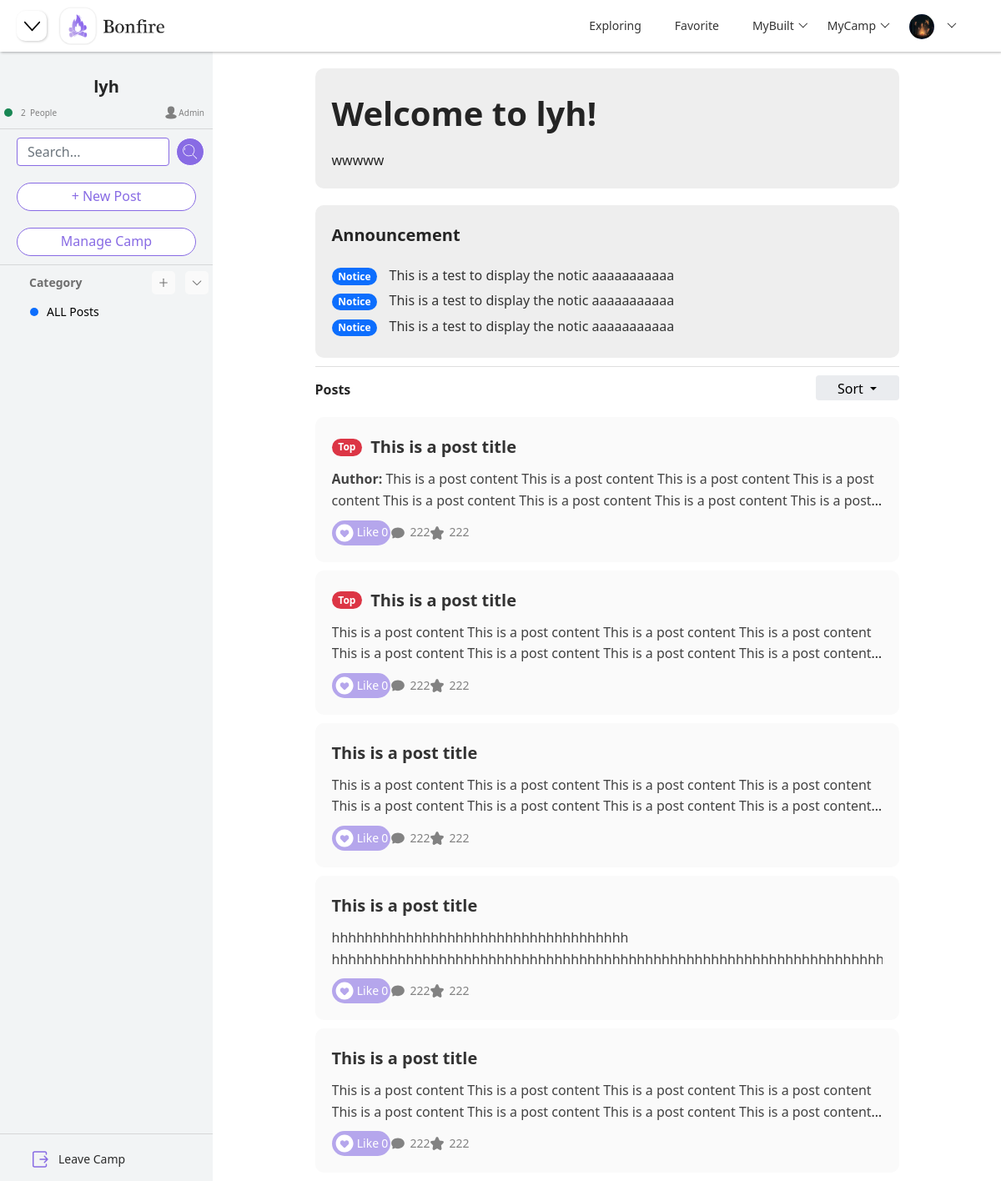
The app's page /camp/2 (signed in), older data.
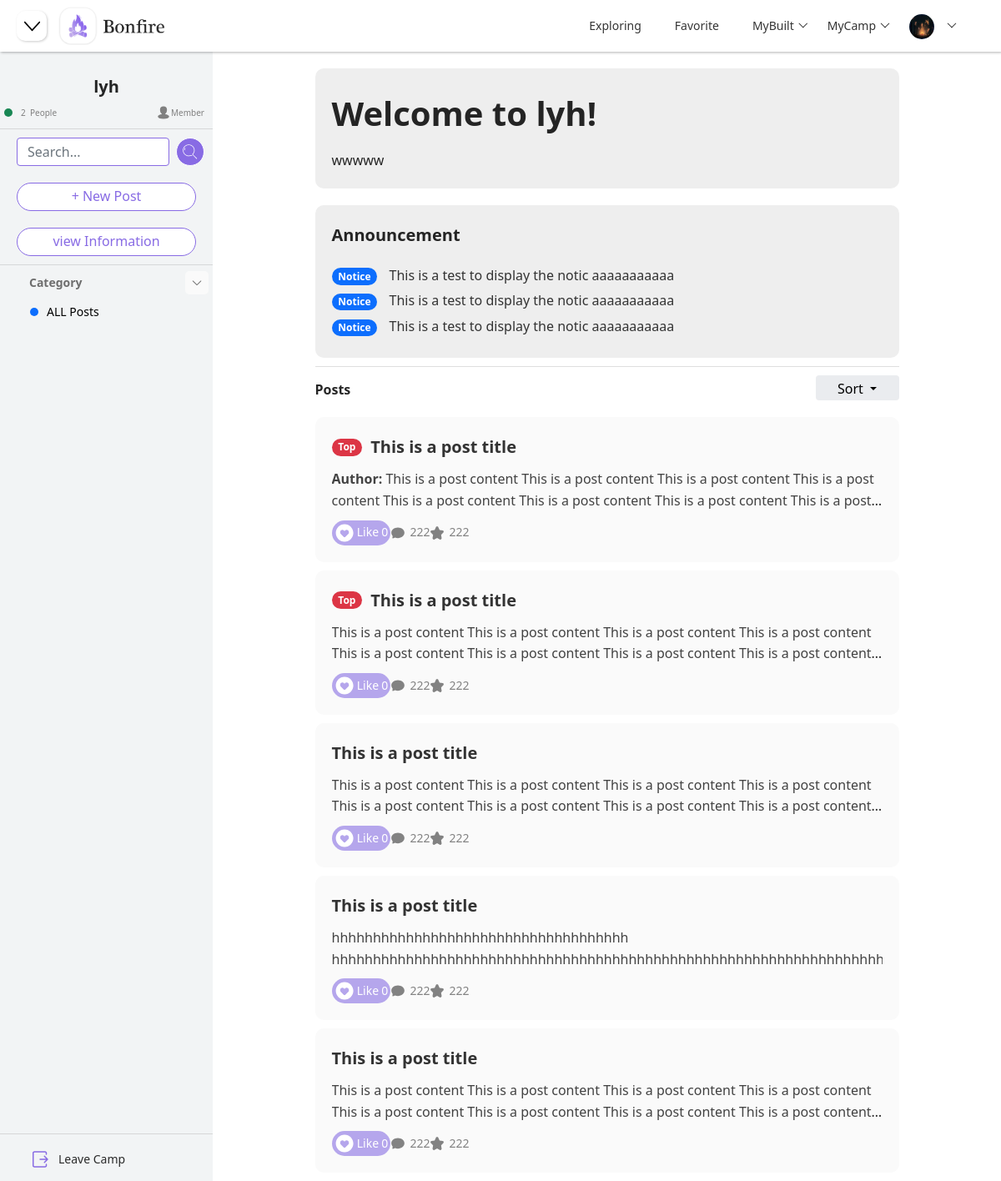
The same page, newer data.
### models.py (models this page shows)
class CampUserModel(db.Model):
    __tablename__ = "camp_user"
    id = db.Column(db.Integer, primary_key=True, autoincrement=True)
    join_time = db.Column(db.DateTime, default=datetime.now)
    identity = db.Column(db.String(100), nullable=False, unique=False)
    user_id = db.Column(db.Integer, db.ForeignKey("user.id"))
    camp_id = db.Column(db.Integer, db.ForeignKey("camp.id"))
    user = db.relationship("UserModel", backref="camps")
    camp = db.relationship("CampModel", backref="users")

### blueprints/camp.py (the view)
class Camp(Resource):
    def get(self, camp_id):
        session["camp_id"] = camp_id
        camp = CampModel.query.filter_by(id=camp_id).first()
        camp_user = CampUserModel.query.filter_by(camp_id=camp_id).all()
        users_num = len(camp_user)
        camp_dict = {"camp_id": camp.id, "camp_name": camp.name, "camp_description": camp.description,
                     "camp_background": camp.background, "users_num": users_num}
        user_id = session.get("user_id")
        if user_id:
            camp_user = CampUserModel.query.filter_by(user_id=user_id, camp_id=camp_id).first()
            if camp_user:
                identity = camp_user.identity
            else:
                identity = "visitor"
        else:
            identity = "visitor"
        categories = CategoryModel.query.filter_by(camp_id=camp_id).all()
        categories_list = []
        categories_dict = {}
        for category in categories:
            categories_dict["category_id"] = category.id
            categories_dict["category_name"] = category.name
            categories_dict["category_color"] = category.color
            categories_list.append(categories_dict)
            categories_dict = {}
        camp_builders = get_all_camp_builder()
        camp_joins = get_all_camp_join()
        return render_template("camp.html", camp=camp_dict, categories=categories_list, identity=identity,
                               camp_builders=camp_builders, camp_joins=camp_joins)

### app.py (called while the page is built)
@app.before_request
def before_request():
    user_id = session.get("user_id")
    if user_id:
        try:
            user = UserModel.query.get(user_id)
            g.user = user
        except:
            g.user = None

@app.context_processor
def context_processor():
    if hasattr(g, "user"):
        return {"user": g.user}
    else:
        return {}

### blueprints/camp.py (called while the page is built)
@api.representation('text/html')
def output_html(data, code, headers=None):
    if isinstance(data, str):
        resp = Response(data)
        return resp
    else:
        return Response(json.dumps(data), mimetype='application/json')

### controller.py (called while the page is built)
def get_all_camp_builder():
    user_id = session.get("user_id")
    if user_id:
        camp_user = CampUserModel.query.filter_by(user_id=user_id, identity="Builder").all()
        camps = []
        camp_dict = {}
        for camp in camp_user:
            camp_dict["camp_id"] = camp.camp_id
            camp = CampModel.query.filter_by(id=camp.camp_id).first()
            camp_dict["camp_name"] = camp.name
            camps.append(camp_dict)
            camp_dict = {}
        return camps
    else:
        return {}

### templates/camp.html (shortened to what this page needs)
{% extends "components/index_navi.html" %}
{% block head %}
    <link rel="stylesheet" href="{{ url_for('static', filename='css/camp.css') }}">
{% endblock %}
{% block navi_shrink %}
    <button class="justify-content-start shrink-btn" onclick="side()">
    </button>
{% endblock %}
{% block body %}
    {% include "components/camp_side.html" %}
    {% include "components/show_posts.html" %}
{% endblock %}

### templates/components/camp_side.html (shortened to what this page needs)
<div class="container-fluid" id="main-body">
    <div class="side-menu" id="side-menu">
        <div id="hide-menu">
            <div class="camp-info" id="camp-info">
                <h3 class="camp-name">
                    {{ camp["camp_name"] }}
                </h3>
                <div class="people-info">
                    <div class="item-info-people">
                        <div class="circle bg-success"></div>
                        <p class="info-people">{{ camp["users_num"] }} &nbsp</p>
                        <p class="info-people">People</p>
                    </div>
                    <div class="camp-identity">
                        <p class="info-people">{{ identity }}</p>
                    </div>
                </div>
            </div>
            <hr class="segmentation">
            <form class="d-flex" id="search-bar" method="get">
                <input class="form-control me-2 add-input" type="search" placeholder="Search..." name="todos">
                <button class="btn btn-primary" type="submit" id="search-btn">
                </button>
            </form>
            <button class="side-btn">
                + New Post
            </button>
            {% if identity == "Admin" or identity == "Builder" %}
                <button class="side-btn">
                    Manage Camp
                </button>
            {% else %}
                <button class="side-btn">
                    view Information
                </button>
            {% endif %}
            <hr class="segmentation">
            <div class="side-title">
                <p id="category_list">Category</p>
                {% if identity == "Admin" or identity=="Builder" %}
                    <button type="button" class="side-title-btn" id="side-title-btn1" data-bs-toggle="modal"
                            data-bs-target="#category-add">
                    </button>
                {% endif %}
                <button style="transform: rotate(0deg)" type="button" class="btn-toggle side-title-btn"
                        id="side-title-btn2"
                        onclick="rotate()" data-bs-toggle="collapse" data-bs-target="#dashboard">
                </button>
            </div>
            <div class="collapse show" id="dashboard">
                <div class="side-list2 side-list3">
                    <ul class="nav nav-pills flex-column mb-auto">
                        <li class="nav-item nav-items nav-link list-items2">
                            <a href=""
                               class="list-item-link">
                                <div class="circle bg-primary"></div>
                                ALL Posts
                            </a>
                        </li>
                    </ul>
                </div>
            </div>
            <div class="side-bottom">
                <hr class="segmentation">
                <div class="dropdown">
                    <ul class="nav nav-pills flex-column mb-auto " id="side-list">
                        <li class="nav-item nav-items">
                            <a href="javascript:;" class="nav-link list-items" onclick="leave_camp()">
                                Leave Camp
                            </a>
                        </li>
                    </ul>
                </div>
            </div>
        </div>
    </div>
</div>

Row changes from the older to the newer data that the page shows:
removed CampUserModel: identity "Admin"
added CampUserModel: identity "Member"
Text that changed along with them:
text no longer shown: "Manage Camp"
text now shown: "view Information"
